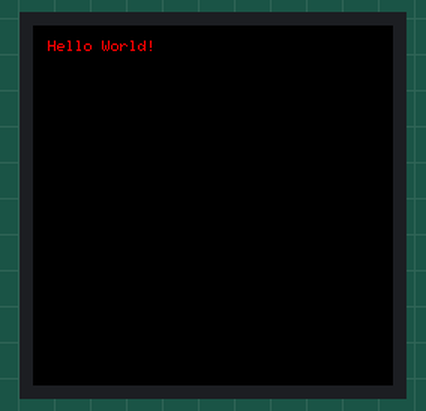
A sketch run on a simulated Seeed XIAO ESP32-C3. Shown: 240×240 colour display. Random numbers use the default seed unless the sketch sets one.

Above: at 0.2 s.
At 5.2 s:
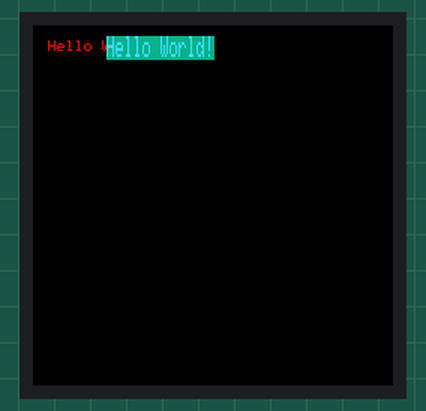
At 13.3 s:
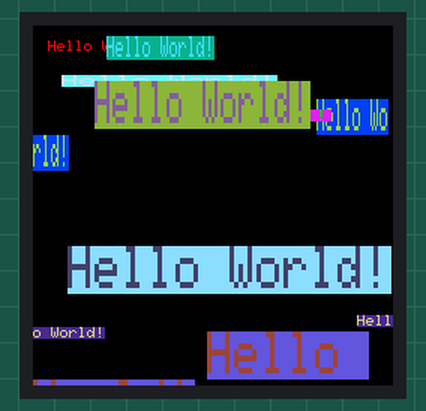
At 21.3 s:
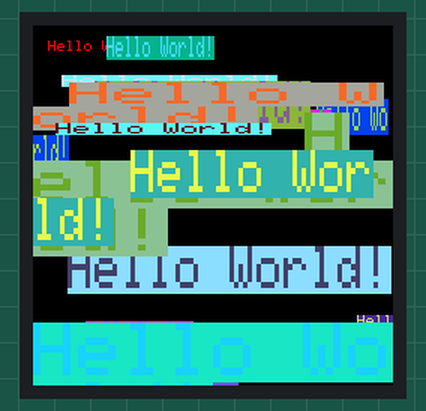
At 29.4 s:
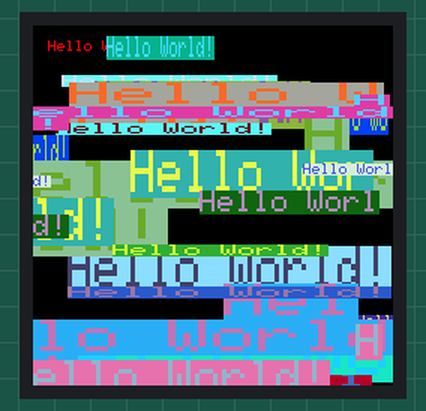
At 38.4 s:
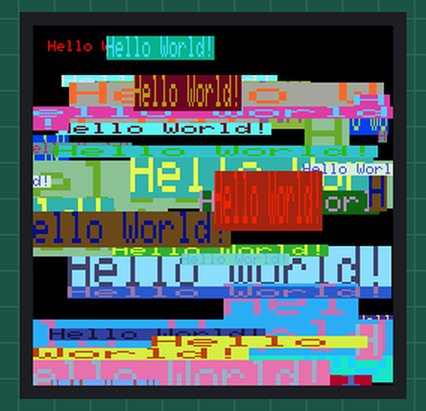

The sketch:

HelloWorld.ino
```cpp
/**
 * Modified demo for
 * <a href="https://www.waveshare.com/1.28inch-lcd-module.htm">Waveshare 240x240, 1.28inch LCD Display</a> Module Embedded GC9A01 Driver, Using SPI Bus
 *
 * <a href="https://www.seeedstudio.com/Seeed-XIAO-ESP32C3-p-5431.html">Studio XIAO ESP32C3</a> tiny MCU board with Wi-Fi and Bluetooth5.0, battery charge supported, power efficiency and rich Interface
 *
 * <a href="https://github.com/printminion/GC9A01-xiao-ESP32C3">Repo</a>
 * 3d printed cases https://cults3d.com/en/design-collections/printminion/various-cases-for-waveshare-1-28inch-lcd-display-and-studio-xiao-esp32c3
 */
#include <Arduino_GFX_Library.h>

#define TFT_MISO MISO
#define TFT_SCLK SCK
#define TFT_MOSI MOSI
#define TFT_CS   SS
#define TFT_DC   D4
#define TFT_RST  D5   // Reset pin (could connect to Arduino RESET pin)

/* More dev device declaration: https://github.com/moononournation/Arduino_GFX/wiki/Dev-Device-Declaration */
// #if defined(DISPLAY_DEV_KIT)
// Arduino_GFX *gfx = create_default_Arduino_GFX();
// #else /* !defined(DISPLAY_DEV_KIT) */

/* More data bus class: https://github.com/moononournation/Arduino_GFX/wiki/Data-Bus-Class */
Arduino_DataBus *bus = new Arduino_ESP32SPI(TFT_DC, TFT_CS, TFT_SCLK, TFT_MOSI, TFT_MISO);


/* More display class: https://github.com/moononournation/Arduino_GFX/wiki/Display-Class */
Arduino_GFX *gfx = new Arduino_GC9A01(bus, TFT_RST /* RST */, 0 /* rotation */, true /* IPS */);

//#endif /* !defined(DISPLAY_DEV_KIT) */
/*******************************************************************************
 * End of Arduino_GFX setting
 ******************************************************************************/

void setup(void)
{
    gfx->begin();
    gfx->fillScreen(BLACK);

#ifdef GFX_BL
    pinMode(GFX_BL, OUTPUT);
    digitalWrite(GFX_BL, HIGH);
#endif

    gfx->setCursor(10, 10);
    gfx->setTextColor(RED);
    gfx->println("Hello World!");

    delay(5000); // 5 seconds
}

void loop()
{
    gfx->setCursor(random(gfx->width()), random(gfx->height()));
    gfx->setTextColor(random(0xffff), random(0xffff));
    gfx->setTextSize(random(6) /* x scale */, random(6) /* y scale */, random(2) /* pixel_margin */);
    gfx->println("Hello World!");

    delay(1000); // 1 second
}
```

Measured:
- what the display in image 1 shows lasts 1.0 s, from 5.2 s to 6.2 s
